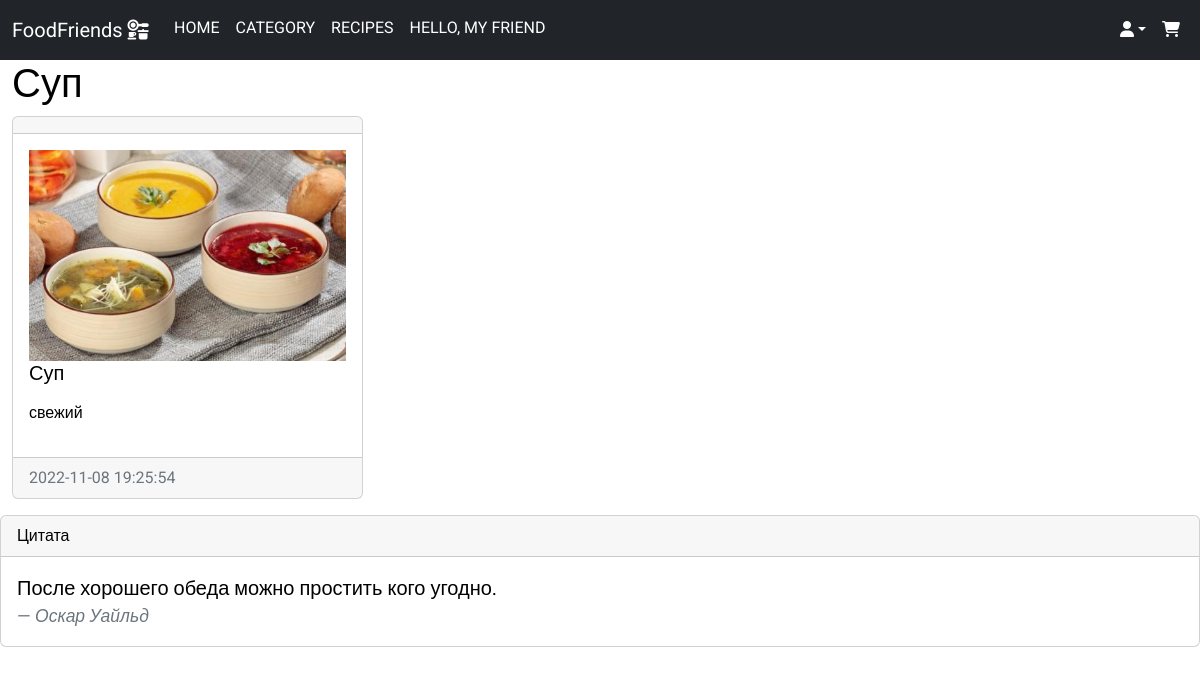
The page /food/1/ on the database its author committed.
### food/models.py (models this page shows, shortened)
class Food(models.Model):
    title = models.CharField(max_length=150, verbose_name='Заголовок')
    content = models.TextField(blank=True, verbose_name='Контент')
    create_at = models.DateTimeField(auto_now_add=True, verbose_name='Дата публикации')
    update_at = models.DateTimeField(auto_now=True, verbose_name='Обновлено')
    photo = models.ImageField(upload_to='photos/%Y/%m/%d', verbose_name='Фото', blank=True)
    is_published = models.BooleanField(default=True, verbose_name='Опубликовано')
    category = models.ManyToManyField('Category', related_name='category', verbose_name='Категория')
    class Meta:
        verbose_name = 'Новость'
        verbose_name_plural = 'Новость'
        ordering = ['id']

### food/views.py (the view)
# urls.py: path('food/<int:pk>/', ViewFood.as_view(), name='view_food'),
class ViewFood(DetailView):
    model = Food
    context_object_name = 'food_item'

### food/templates/food/food_detail.html (shortened to what this page needs)
{% extends 'base.html' %}
{% block content %}
    <h1>{{ food_item.title }}</h1>
    <div class="row">
        <div class="col-md-5">
            <div class="card mb-3">
                <div class="card-header">
                </div>
                <div class="card-body">
                    <div class="media">
                        {% if food_item.photo %}
                        <img src="{{ food_item.photo.url }}" alt="" width="350" class="mr-3">
                        {% else %}
                        <img src="https://picsum.photos/350/235/?blur" alt="" class="mr-3">
                        {% endif %}
                    </div>
                    <h5 class="card-title">{{ food_item.title }}</h5>
                    <p class="card-text">{{ food_item.content|linebreaks|truncatewords:50 }}</p>
                 </div>
                <div class="card-footer text-muted">
                    {{ food_item.create_at|date:"Y-m-d H:i:s" }}
                </div>
            </div>
        </div>
    </div>
{% endblock %}

### foodfriends/static/css/styles.css (style rules this page uses)
html { font-size: 16px; }
body { font-family: 'Roboto', sans-serif; font-size: 16px; color: #000; background-color: #fff; min-width: 320px; }
img { max-width: 100%; height: auto; }

### rows shown on the page
Food: title "Суп", photo (picture), content "свежий", create_at "2022-11-08 19:25:54"
